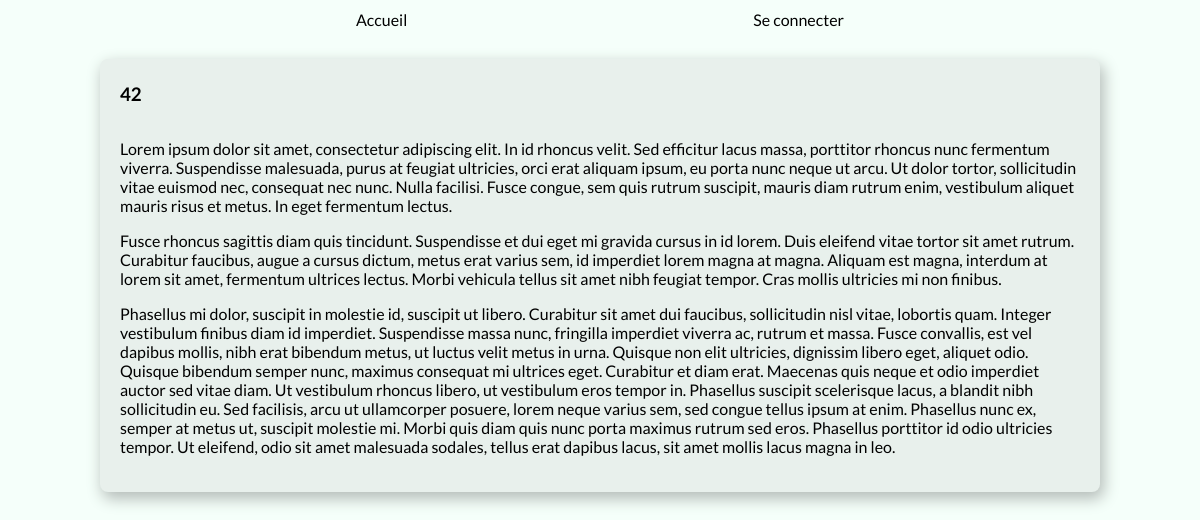
Screenshot of /blog/42/ with the database file from the repository.
### posts/models.py (models this page shows, shortened)
class BlogPost(models.Model):
    title = models.CharField(max_length=255, unique=True, verbose_name="Titre")
    slug = models.SlugField(max_length=255, unique=True, blank=True)
    author = models.ForeignKey(User, on_delete=models.SET_NULL, null=True, blank=True, verbose_name="Auteur")
    last_updated = models.DateTimeField(auto_now=True)
    created_on = models.DateField(blank=True, null=True, verbose_name="Créé le")
    published = models.BooleanField(default=False, verbose_name="publié")
    content = models.TextField(blank=True, verbose_name="contenu")
    class Meta:
        ordering = ["-created_on"]
        verbose_name = "Article"

### posts/views.py (the view)
# urls.py: path("<str:slug>/", BlogPostDetail.as_view(), name="post"),
class BlogPostDetail(DetailView):
    model = BlogPost
    context_object_name = "post"

### posts/templates/posts/blogpost_detail.html (shortened to what this page needs)
{% extends 'base.html' %}
{% block content %}
  <article>
    <h1>{{ post.title }}</h1>
    <div>{{ post.content|linebreaks|safe }}</div>
  </article>
{% endblock %}

### static/css/style.css (style rules this page uses)
body { font-family: 'Lato', sans-serif; margin: 0; padding: 0; border: 0; height: 100%; background-color:mintcream; }
article { display: flex; flex-direction: column; align-items: flex-start; }
article { border-radius: 8px; margin: 20px auto; padding: 5px 20px 20px 20px; width: 80%; background-color: #e8f0ec; box-shadow: #b5bdb9 3px 6px 15px 1px; }

### rows the page displays
BlogPost: title "42", content "Lorem ipsum dolor sit amet, consectetur adipiscing elit. In id rhoncus velit. Sed efficitur lacus massa, porttitor rhoncus nunc fermentum viverra. Suspendisse malesuada, purus at feugiat ultricies, orci erat aliquam ipsum, eu porta nunc neque ut arcu. Ut dolor tortor, sollicitudin vitae euismod nec, consequat nec nunc. Nulla facilisi. Fusce congue, sem quis rutrum suscipit, mauris diam rutrum enim, vestibulum aliquet mauris risus et metus. In eget fermentum lectus. Fusce rhoncus sagittis diam quis tincidunt. Suspendisse et dui eget mi gravida cursus in id lorem. Duis eleifend vitae tortor sit amet rutrum. Curabitur faucibus, augue a cursus dictum, metus erat varius sem, id imperdiet lorem…"
